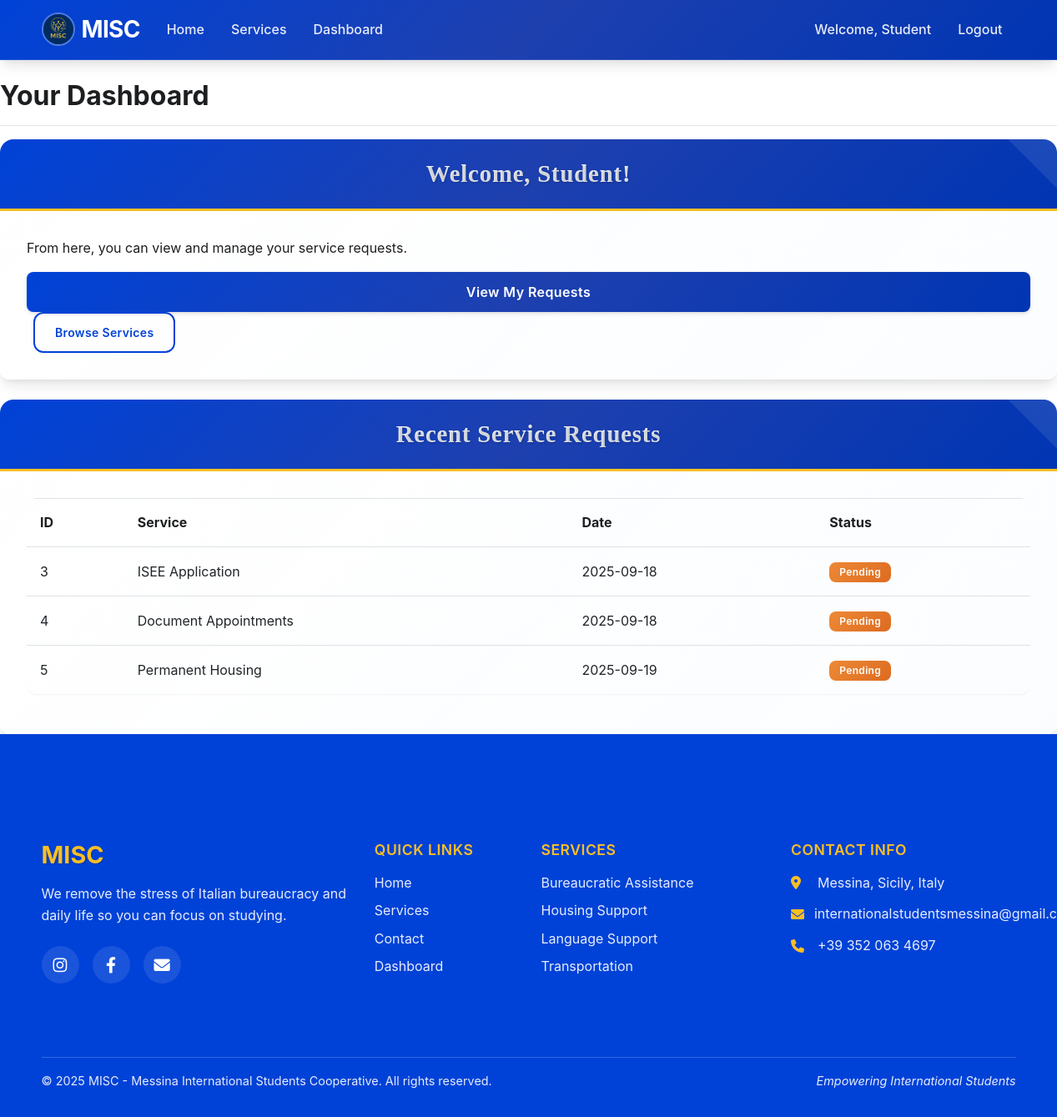
Screenshot of /dashboard/ (signed in) with the database file from the repository.
### app/models.py (models this page shows, shortened)
class User(UserMixin, db.Model):
    id = db.Column(db.Integer, primary_key=True)
    username = db.Column(db.String(64), unique=True, index=True)
    email = db.Column(db.String(120), unique=True, index=True)
    password_hash = db.Column(db.String(128))
    is_admin = db.Column(db.Boolean, default=False)
    requests = db.relationship('ServiceRequest', backref='client', lazy='dynamic')

class ServiceRequest(db.Model):
    id = db.Column(db.Integer, primary_key=True)
    user_id = db.Column(db.Integer, db.ForeignKey('user.id'))
    service_id = db.Column(db.Integer, db.ForeignKey('service.id'))
    status = db.Column(db.String(20), default='pending')  # pending, approved, completed, cancelled
    request_date = db.Column(db.DateTime, default=datetime.utcnow)
    completion_date = db.Column(db.DateTime, nullable=True)
    notes = db.Column(db.Text, nullable=True)

class Service(db.Model):
    id = db.Column(db.Integer, primary_key=True)
    name = db.Column(db.String(64), index=True)
    description = db.Column(db.Text)
    category = db.Column(db.String(50), nullable=False)
    subcategory = db.Column(db.String(50))
    price = db.Column(db.Float)
    is_available = db.Column(db.Boolean, default=True)
    requests = db.relationship('ServiceRequest', backref='service_type', lazy='dynamic')

### app/routes/dashboard.py (the view)
@dashboard.route('/')
@login_required
def index():
    requests = ServiceRequest.query.filter_by(user_id=current_user.id).all()
    return render_template('dashboard/index.html', requests=requests)

### app/models.py (called while the page is built)
@login_manager.user_loader
def load_user(id):
    return User.query.get(int(id))

### app/templates/dashboard/index.html (shortened to what this page needs)
{% extends "base.html" %}
{% block content %}
<div class="row">
    <div class="col-md-12">
        <h2>Your Dashboard</h2>
        <hr>
    </div>
</div>
<div class="row mb-4">
    <div class="col-md-12">
        <div class="card">
            <div class="card-header">
                <h4 class="mb-0">Welcome, {{ current_user.username }}!</h4>
            </div>
            <div class="card-body">
                <p>From here, you can view and manage your service requests.</p>
                <a href="{{ url_for('dashboard.requests') }}" class="btn btn-primary">View My Requests</a>
                <a href="{{ url_for('service.index') }}" class="btn btn-outline-primary ml-2">Browse Services</a>
            </div>
        </div>
    </div>
</div>
<div class="row">
    <div class="col-md-12">
        <div class="card">
            <div class="card-header">
                <h4 class="mb-0">Recent Service Requests</h4>
            </div>
            <div class="card-body">
                {% if requests %}
                <div class="table-responsive">
                    <table class="table table-hover">
                        <thead>
                            <tr>
                                <th>ID</th>
                                <th>Service</th>
                                <th>Date</th>
                                <th>Status</th>
                            </tr>
                        </thead>
                        <tbody>
                            {% for request in requests[:5] %}
                            <tr>
                                <td>{{ request.id }}</td>
                                <td>{{ request.service_type.name }}</td>
                                <td>{{ request.request_date.strftime('%Y-%m-%d') }}</td>
                                <td>
                                    {% if request.status == 'pending' %}
                                    <span class="badge badge-warning">Pending</span>
                                    {% elif request.status == 'approved' %}
                                    <span class="badge badge-primary">Approved</span>
                                    {% elif request.status == 'completed' %}
                                    <span class="badge badge-success">Completed</span>
                                    {% elif request.status == 'cancelled' %}
                                    <span class="badge badge-danger">Cancelled</span>
                                    {% endif %}
                                </td>
                            </tr>
                            {% endfor %}
                        </tbody>
                    </table>
                </div>
                {% else %}
                <div class="alert alert-info">You have no service requests yet.</div>
                {% endif %}
            </div>
        </div>
    </div>
</div>
{% endblock %}

### app/templates/base.html (shortened to what this page needs)
<!DOCTYPE html>
<html lang="en">
<head>
    <link rel="stylesheet" href="https://stackpath.bootstrapcdn.com/bootstrap/4.5.2/css/bootstrap.min.css">
    <link rel="stylesheet" href="https://cdnjs.cloudflare.com/ajax/libs/font-awesome/6.0.0/css/all.min.css">
    <link rel="stylesheet" href="{{ url_for('static', filename='css/style.css') }}">
</head>
<body>
    <div class="wrapper d-flex flex-column min-vh-100">
        <nav class="navbar navbar-expand-lg navbar-dark" style="background-color: #1800ad !important;">
            <div class="container">
                <a class="navbar-brand" href="{{ url_for('main.index') }}">
                    <img src="{{ url_for('static', filename='img/logo.png') }}" alt="MISC Logo" class="navbar-logo">
                    MISC
                </a>
                <div class="collapse navbar-collapse" id="navbarNav">
                    <ul class="navbar-nav mr-auto">
                        <li class="nav-item">
                            <a class="nav-link" href="{{ url_for('main.index') }}">Home</a>
                        </li>
                        <li class="nav-item">
                            <a class="nav-link" href="{{ url_for('service.index') }}">Services</a>
                        </li>
                        {% if current_user.is_authenticated %}
                        <li class="nav-item">
                            <a class="nav-link" href="{{ url_for('dashboard.index') }}">Dashboard</a>
                        </li>
                        {% endif %}
                    </ul>
                    <ul class="navbar-nav">
                        {% if current_user.is_authenticated %}
                        <li class="nav-item">
                            <span class="nav-link">Welcome, {{ current_user.username }}</span>
                        </li>
                        <li class="nav-item">
                            <a class="nav-link" href="{{ url_for('auth.logout') }}">Logout</a>
                        </li>
                        {% endif %}
                    </ul>
                </div>
            </div>
        </nav>
        <main class="flex-grow-1">
            {% block content %}{% endblock %}
        </main>
        <footer class="footer-modern mt-auto">
            <div class="container">
                <div class="row">
                    <div class="col-lg-4 col-md-6 mb-4">
                        <div class="footer-section">
                            <h5 class="footer-title">MISC</h5>
                            <p class="footer-description">We remove the stress of Italian bureaucracy and daily life so you can focus on studying.</p>
                            <div class="social-links">
                                <a href="https://www.instagram.com/messinainternationalstudents/" target="_blank" class="social-link">
                                    <i class="fab fa-instagram"></i>
                                </a>
                                <a href="https://www.facebook.com/misc.messina" target="_blank" class="social-link">
                                    <i class="fab fa-facebook-f"></i>
                                </a>
                                <a href="mailto:internationalstudentsmessina@gmail.com" class="social-link">
                                    <i class="fas fa-envelope"></i>
                                </a>
                            </div>
                        </div>
                    </div>
                    <div class="col-lg-2 col-md-6 mb-4">
                        <div class="footer-section">
                            <h6 class="footer-subtitle">Quick Links</h6>
                            <ul class="footer-links">
                                <li><a href="{{ url_for('main.index') }}">Home</a></li>
                                <li><a href="{{ url_for('service.index') }}">Services</a></li>
                                <li><a href="{{ url_for('main.contact') }}">Contact</a></li>
                                {% if current_user.is_authenticated %}
                                <li><a href="{{ url_for('dashboard.index') }}">Dashboard</a></li>
                                {% endif %}
                            </ul>
                        </div>
                    </div>
                    <div class="col-lg-3 col-md-6 mb-4">
                        <div class="footer-section">
                            <h6 class="footer-subtitle">Services</h6>
                            <ul class="footer-links">
                                <li><a href="{{ url_for('service.index') }}">Bureaucratic Assistance</a></li>
                                <li><a href="{{ url_for('service.index') }}">Housing Support</a></li>
                                <li><a href="{{ url_for('service.index') }}">Language Support</a></li>
                                <li><a href="{{ url_for('service.index') }}">Transportation</a></li>
                            </ul>
                        </div>
                    </div>
                    <div class="col-lg-3 col-md-6 mb-4">
                        <div class="footer-section">
                            <h6 class="footer-subtitle">Contact Info</h6>
                            <div class="contact-info">
                                <p><i class="fas fa-map-marker-alt"></i> Messina, Sicily, Italy</p>
                                <p><i class="fas fa-envelope"></i> internationalstudentsmessina@gmail.com</p>
                                <p><i class="fas fa-phone"></i> +39 352 063 4697</p>
                            </div>
                        </div>
                    </div>
                </div>
                <hr class="footer-divider">
                <div class="row">
                    <div class="col-md-6">
                        <p class="footer-copyright">&copy; 2025 MISC - Messina International Students Cooperative. All rights reserved.</p>
                    </div>
                    <div class="col-md-6 text-md-right">
                        <p class="footer-credit">Empowering International Students</p>
                    </div>
                </div>
            </div>
        </footer>
    </div>
</body>
</html>

### rows the page displays
User: username "Student"
ServiceRequest: id "3", service_type.name "ISEE Application", request_date "2025-09-18", status "Pending"
ServiceRequest: id "4", service_type.name "Document Appointments", request_date "2025-09-18", status "Pending"
ServiceRequest: id "5", service_type.name "Permanent Housing", request_date "2025-09-19", status "Pending"
